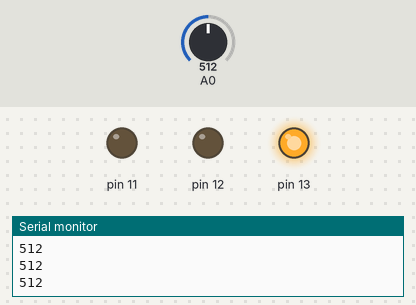
Recording of a sketch running on a simulated Arduino Uno, built with avr-gcc and run on an emulated ATmega328P. Shown: output pins drawn as LEDs (lit = HIGH), the last lines printed to the serial monitor. Inputs (shaded band) come from the test bench; at power-on: A0 = 512.

Above: at 1.2 s.
1.3 s: A0 set to 65
2.8 s: A0 set to 53
At 3.9 s:
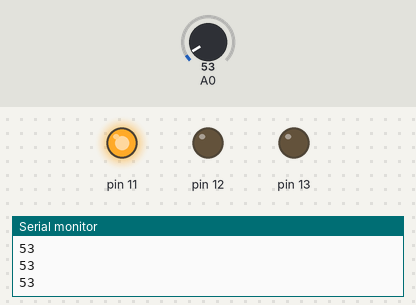
4.3 s: A0 set to 11
5.8 s: A0 set to 8
At 6.5 s:
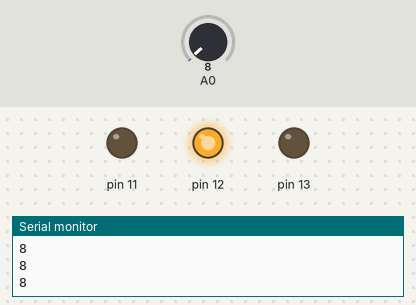
7.3 s: A0 set to 50
At 7.7 s:
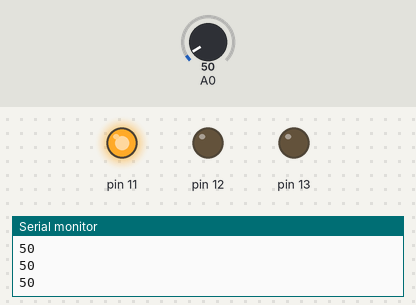
8.8 s: A0 set to 85
At 10.2 s:
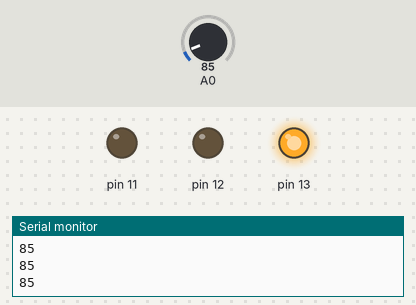
Timing chart, 0 to 11.3 s (numbered marks = the images above; inputs shaded):
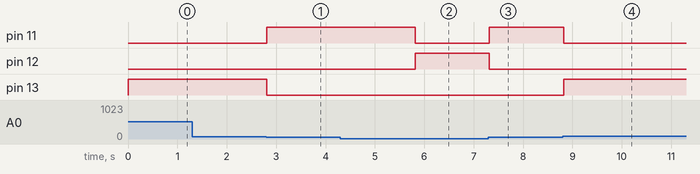

The sketch:

minor_project_iot.ino
```cpp
int l;

void setup() {
  pinMode(13, OUTPUT);
  pinMode(12, OUTPUT);
  pinMode(11, OUTPUT);
  Serial.begin(9600);

}

void loop() {


  l = analogRead(A0);
  if (l > 75) {
    digitalWrite(11, LOW);
    digitalWrite(12, LOW);  //value collected from LDR for red ranging
    digitalWrite(13, HIGH);


  } else if ((40 < l) && (l < 60)) {
    digitalWrite(13, LOW);
    digitalWrite(12, LOW);//value collected from LDR for blue ranging
    digitalWrite(11, HIGH);

  } else if (10 >l)  {
    digitalWrite(11, LOW);//value collected from LDR for green ranging
    digitalWrite(13, LOW);
    digitalWrite(12, HIGH);
  }

    Serial.println(l);
    delay(100); //repeated values collected from LDR

  }
```

Measured:
- the behaviour switches between 60 and 59 on A0 (found by bisection; images 0 and 1)
- the behaviour switches between 10 and 9 on A0 (found by bisection; images 1 and 2)
- after the input at 2.8 s, pin 11: LOW → HIGH at once; pin 13: HIGH → LOW at once
- after the input at 5.8 s, pin 11: HIGH → LOW at once; pin 12: LOW → HIGH at once
- after the input at 7.3 s, pin 11: LOW → HIGH at once; pin 12: HIGH → LOW at once
- after the input at 8.8 s, pin 11: HIGH → LOW at once; pin 13: LOW → HIGH at once
